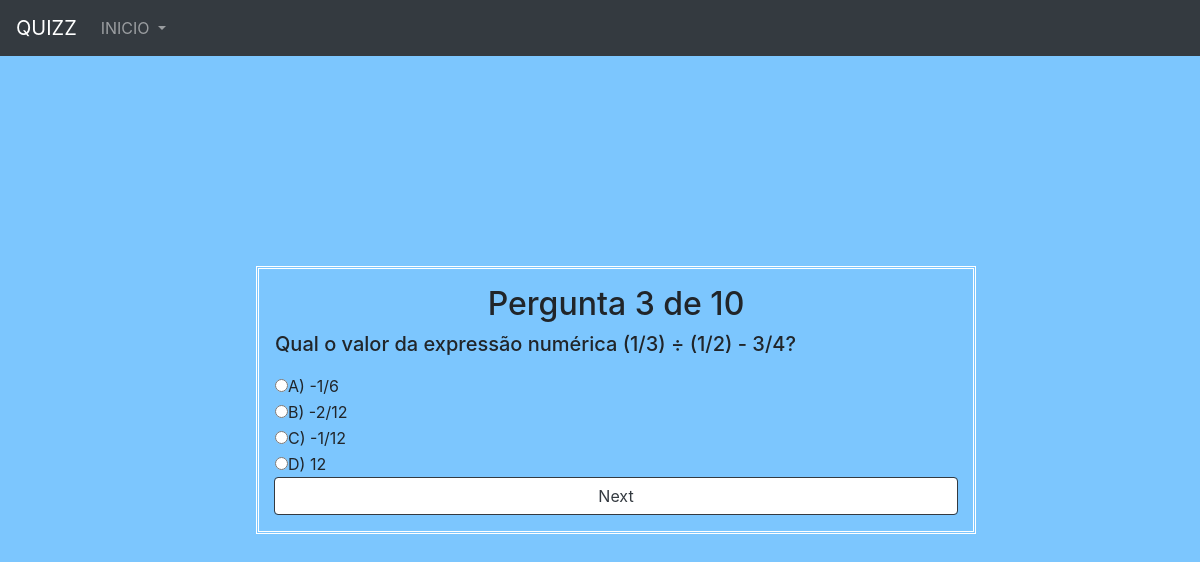
/showquizz?page=3, run on the app's committed database.
### core/models.py (models this page shows, shortened)
class BaseModel(models.Model):
    objects = models.Manager()
    class Meta:
        abstract = True

class Question(BaseModel):
    pergunta = models.TextField('Pergunta')
    correta = models.CharField('Questao correta', max_length=1)
    solucao = models.TextField('solucao')
    nivel = models.IntegerField('nivel')
    a = models.TextField()
    b = models.TextField()
    c = models.TextField()
    d = models.TextField()

### core/views.py (the view)
# urls.py: path('showquizz', showquizz, name="showquizz"),
def showquizz(request):
    objeto = question_global  # pego o total de objetos que quero aleatoriamente
    paginator = Paginator(objeto, 1)  # comeco na primeira pagina
    try:
        page = int(request.GET.get('page', '1'))
    except:
        page = 1
    try:
        questions = paginator.page(page)
    except(EmptyPage, InvalidPage):
        questions = paginator.page(paginator.num_pages)
    context = {
        'objeto': objeto,
        'questions': questions,
        'count': pag_total
    }
    return render(request, 'showquizz.html', context)

### core/templates/showquizz.html (shortened to what this page needs)
{% load bootstrap4 %}
<!DOCTYPE html>
<html lang="en">
<head>
    {%bootstrap_css%}
</head>
<body>
    <div class="navbar">
        <div class="navbar navbar-expand-lg fixed-top navbar-dark bg-dark" style="">
            <a href="../" class="navbar-brand"><font style="vertical-align: inherit;"><font style="vertical-align: inherit;">QUIZZ</font></font></a>
            <div class="collapse navbar-collapse" id="navbarResponsive">
                <ul class="navbar-nav">
                    <li class="nav-item dropdown">
                        <a class="nav-link dropdown-toggle" data-toggle="dropdown" href="#" id="themes"><font style="vertical-align: inherit;"><font style="vertical-align: inherit;">INICIO </font></font></a>
                    </li>
                </ul>
            </div>
        </div>
    </div>
    <div class="container">
        <center><h2>Pergunta {{ questions.end_index }} de  {{count}}</h2></center>
        <div>
            {% for question in questions %}
            <form id="myForm">
            <table>
                <tr><td><label><h5>{{question.pergunta}}</h5></label></td></tr>
                <tr><td><input type="radio" class="rb" name="name" id="a" value="A">A) {{question.a}}</td></tr>
                 <tr><td><input type="radio" class="rb" name="name" id="b" value="B">B) {{question.b}}</td></tr>
                 <tr><td><input type="radio" class="rb" name="name" id="c" value="C">C) {{question.c}}</td></tr>
                 <tr><td><input type="radio" class="rb" name="name" id="d" value="D">D) {{question.d}}</td></tr>
            </table>
            </form>
            {% endfor %}
            <div class="paginetor">
                <div class="form-group">
                    {%  if questions.has_next %}
                    <a href="?page={{ questions.next_page_number }}"><button class="form-control btn-outline-dark" size="5" id="save_ans">Next</button></a>
                    {% else %}
                    <a href="resultado"><button class="btn form-control btn-success" id="save_ans">Submit Quiz</button></a>
                    {% endif %}
                </div>
            </div>
        </div>
    </div>
</body>
</html>

### core/templates/showquizz.html (style rules this page uses)
body { background-color: #7cc6fe; display: flex; justify-content: center; align-items: center; min-height: 100vh; }
.container { width: 60%; margin: 100px 160px; box-sizing: border-box; border: double white; display: block;s justify-content: center; align-items: center; flex-wrap: wrap; padding-top: 1rem; }

### data on the page
Question: pergunta "Qual o valor da expressão numérica (1/3) ÷ (1/2) - 3/4?", a "-1/6", b "-2/12", c "-1/12", d "12"

### other printed values
{{ questions.end_index }} "3"
{{ count }} "10"
